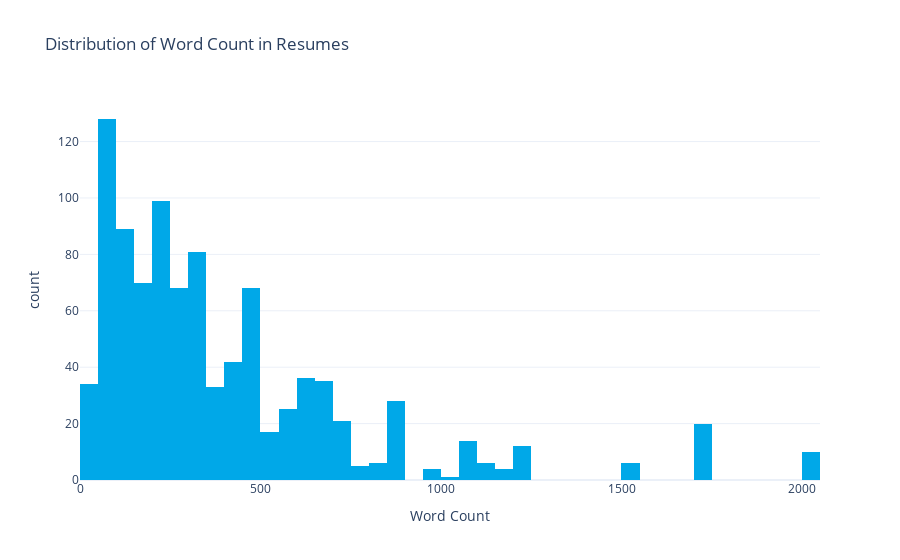

Notebook code for this chart:
### Code cell
# Enhanced Text Analysis Visualizations
print("\n Analyzing text length distributions...")

# 5. Word count distribution
fig_length = px.histogram(
    resumeDataSet, 
    x='word_count',
    title=' Distribution of Word Count in Resumes',
    labels={'word_count': 'Word Count', 'count': 'Number of Resumes'},
    color_discrete_sequence=['#00A8E8'],
    nbins=50,
    template='plotly_white'
)
fig_length.update_layout(showlegend=False)
fig_length.show()

### Figure 1 — Plotly figure (JSON) as saved in the notebook; plotly's stock layout.template omitted (floating-point values rounded to 4 significant figures; data arrays with more than 128 entries replaced by an {"elided": "..."} marker saying what was removed)
{"data": [{"alignmentgroup": "True", "bingroup": "x", "hovertemplate": "Word Count=%{x}<br>count=%{y}<extra></extra>", "legendgroup": "", "marker": {"color": "#00A8E8", "pattern": {"shape": ""}}, "name": "", "nbinsx": 50, "offsetgroup": "", "orientation": "v", "showlegend": false, "type": "histogram", "x": {"elided": "962 int values"}, "xaxis": "x", "yaxis": "y"}], "layout": {"barmode": "relative", "legend": {"tracegroupgap": 0}, "showlegend": false, "title": {"text": " Distribution of Word Count in Resumes"}, "xaxis": {"anchor": "y", "domain": [0, 1], "title": {"text": "Word Count"}}, "yaxis": {"anchor": "x", "domain": [0, 1], "title": {"text": "count"}}}}
